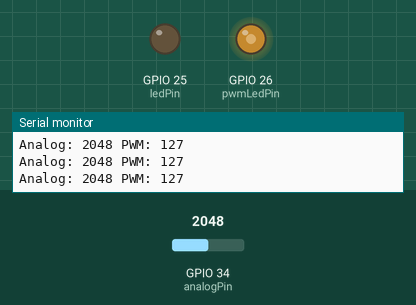
Bench run of a sketch on a simulated ESP32. On the bench: output pins drawn as LEDs (lit = HIGH), the last lines printed to the serial monitor. The test bench sets the inputs (shaded band); at power-on: GPIO 34 (analogPin) = 2048.

Above: at 2.2 s.
2.3 s: GPIO 34 (analogPin) set to 2866
At 3.3 s:
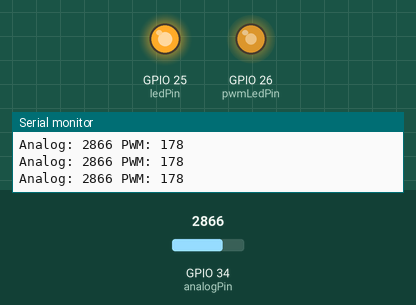
3.8 s: GPIO 34 (analogPin) set to 3603
At 4.6 s:
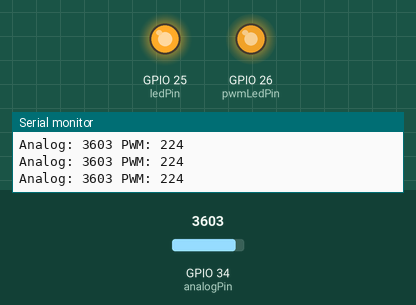
5.3 s: GPIO 34 (analogPin) set to 491
At 5.9 s:
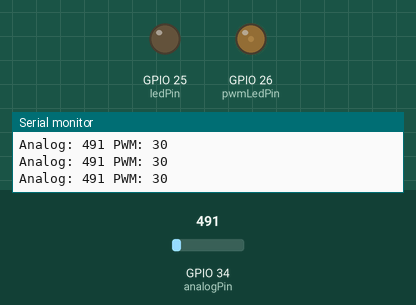
6.8 s: GPIO 34 (analogPin) set to 2047
At 7.2 s:
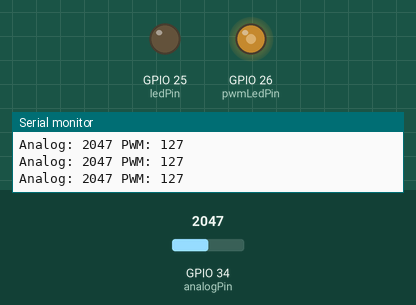
Timing chart, 0 to 9.3 s (numbered marks = the images above; inputs shaded):
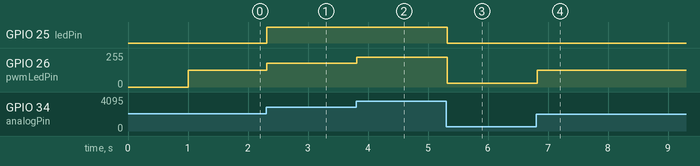

The sketch:

serial.ino
```cpp
#include <esp32-hal-ledc.h>

const int analogPin = 34; // ADC1_CH6, GPIO34
const int ledPin = 25;    // GPIO25 for on/off LED
const int pwmLedPin = 26; // GPIO26 for PWM LED
const int pwmChannel = 0; // LEDC channel 0
const int pwmFreq = 5000; // PWM frequency in Hz
const int pwmResolution = 8; // 8-bit PWM resolution (0-255)

void setup() {
  // Initialize Serial for debugging
  Serial.begin(115200);
  delay(1000); // Wait for Serial to initialize
  Serial.println("Starting ESP32 Analog LED Control with LEDC...");

  // Configure pins
  pinMode(ledPin, OUTPUT);
  pinMode(analogPin, INPUT);

  // Configure LEDC PWM using ledcAttach
  Serial.println("Configuring LEDC PWM...");
  // ledcAttach(gpioPin, frequency, resolutionBits)
  if (!ledcAttach(pwmLedPin, pwmFreq, pwmResolution)) {
    Serial.println("Error: Failed to configure LEDC PWM");
    while (1); // Halt on error
  }
  Serial.println("LEDC PWM configured successfully.");
}

void loop() {
  // Read analog value (0-4095)
  int analogValue = analogRead(analogPin);

  // Threshold for on/off LED (half of 4095)
  int threshold = 2048;

  // Control on/off LED
  if (analogValue > threshold) {
    digitalWrite(ledPin, HIGH);
  } else {
    digitalWrite(ledPin, LOW);
  }

  // Map analog value (0-4095) to PWM value (0-255)
  int pwmValue = map(analogValue, 0, 4095, 0, (1 << pwmResolution) - 1);

  // Set PWM for proportional LED
  ledcWrite(pwmLedPin, pwmValue);

  // Print values for debugging
  Serial.print("Analog: ");
  Serial.print(analogValue);
  Serial.print(" PWM: ");
  Serial.println(pwmValue);

  delay(100); // Small delay for stability
}
```

Measured:
- after the input at 2.3 s, GPIO 25 (ledPin): LOW → HIGH at once; GPIO 26 (pwmLedPin): 127/255 → 177/255 at once
- after the input at 3.8 s, GPIO 26 (pwmLedPin): 177/255 → 223/255 at once
- after the input at 5.3 s, GPIO 25 (ledPin): HIGH → LOW at once; GPIO 26 (pwmLedPin): 223/255 → 30/255 at once
- after the input at 6.8 s, GPIO 26 (pwmLedPin): 30/255 → 127/255 at once
